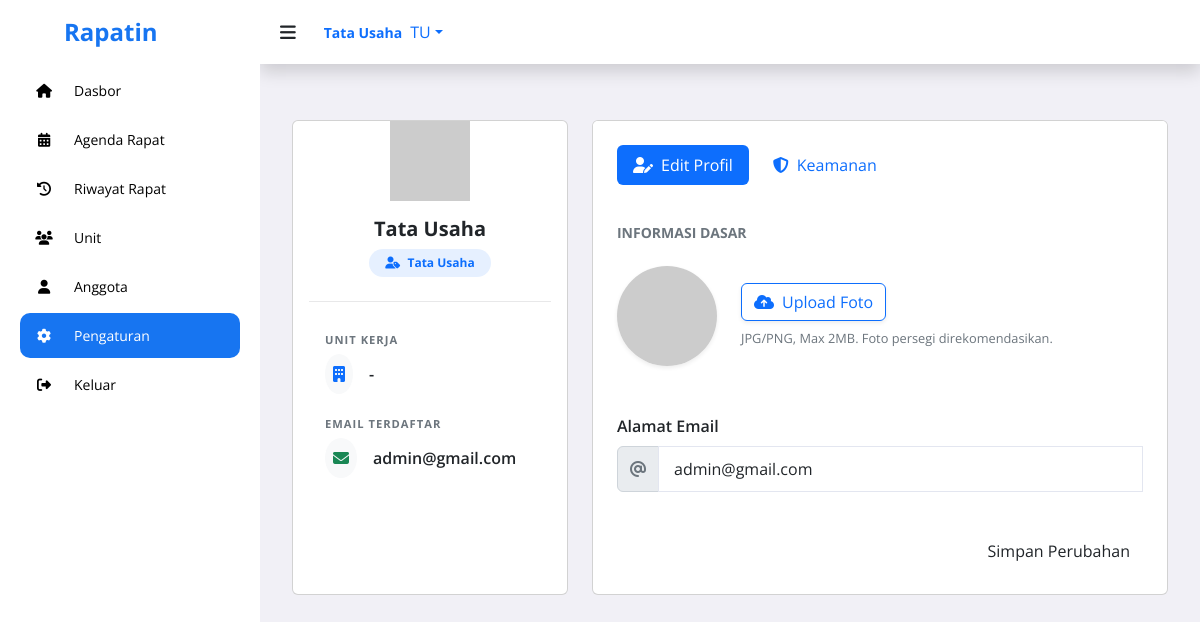
The app's page /admin/pengaturan.php (signed in) with its own data.
### tables this page shows
CREATE TABLE `users` (
  `id_user` int NOT NULL,
  `nim` varchar(20) NOT NULL,
  `nama_lengkap` varchar(255) NOT NULL,
  `email` varchar(255) NOT NULL,
  `password` varchar(255) NOT NULL,
  `role` enum('Ketua','Peserta','Admin') NOT NULL,
  `unit_id` int DEFAULT NULL,
  `profile_pic` varchar(255) DEFAULT NULL
);

### admin/pengaturan.php (the view, shortened to what this page needs)
<?php
include '../php/koneksi.php';
if (isset($_SESSION['id_user'])) {
    $user_id = $_SESSION['id_user'];
} else {
    header("Location: ../login/login.php");
    exit();
}
$id_user_login = $_SESSION['id_user'];
$sql_user_info = "SELECT nama_lengkap, profile_pic FROM users WHERE id_user = '$id_user_login'";
$q_user_info = mysqli_query($koneksi, $sql_user_info);
$d_user_info = mysqli_fetch_assoc($q_user_info);
$nama_user = $d_user_info['nama_lengkap'] ?? "Admin";
$foto_db   = $d_user_info['profile_pic'] ?? null;
$tampilkan_foto = false;
$words = explode(" ", $nama_user);
$initials = "";
if (count($words) >= 1) {
    $initials .= strtoupper(substr($words[0], 0, 1));
    if (count($words) > 1) {
        $initials .= strtoupper(substr(end($words), 0, 1));
    }
} else {
    $initials = "AD";
}
$sql_user = "SELECT u.*, o.nama_unit FROM users u LEFT JOIN unit o ON u.unit_id = o.id_unit
             WHERE u.id_user = ?";
$stmt_user = $koneksi->prepare($sql_user);
$stmt_user->bind_param("i", $user_id);
$stmt_user->execute();
$current_user = $stmt_user->get_result()->fetch_assoc();
$nama_user = $current_user['nama_lengkap'];
$file_foto = $current_user['profile_pic'];
$path_foto = "../assets/img/profile/" . $file_foto;
if (!empty($file_foto) && file_exists($path_foto)) {
    $profile_img_src = $path_foto;
} else {
    $profile_img_src = "https://ui-avatars.com/api/?name=" . urlencode($nama_user) . "&background=4e73df&color=fff&size=512&font-size=0.4&bold=true";
}
$active_tab = isset($_SESSION['active_tab']) ? $_SESSION['active_tab'] : 'profile';
?>
<!DOCTYPE html>
<html lang="en">
<head>
    <link rel="stylesheet" href="https://cdnjs.cloudflare.com/ajax/libs/font-awesome/6.4.0/css/all.min.css"/>
    <link rel="stylesheet" href="https://cdn.jsdelivr.net/npm/bootstrap@5.2.3/dist/css/bootstrap.min.css"/>
    <link rel="stylesheet" href="https://unpkg.com/aos@next/dist/aos.css" />
    <link rel="stylesheet" href="https://cdn.datatables.net/2.3.4/css/dataTables.bootstrap5.css"/>
    <link rel="stylesheet" href="../assets/admin.css" />
</head>
<body>
    <section id="sidebar">
      <a href="../index.html" data-aos="fade-down" class="logo ps-3"><i class="ps-5"></i> Rapatin</a>
      <ul class="side-menu" data-aos="fade-right">
        <li><a href="dashboard.php"><i class="fa-solid fa-home icon"></i> Dasbor</a></li>
        <li><a href="agenda.php"><i class="fa-solid fa-calendar-days icon"></i> Agenda Rapat</a></li>
        <li><a href="riwayat.php"><i class="fa-solid fa-clock-rotate-left icon"></i> Riwayat Rapat</a></li>
        <li><a href="unit.php"><i class="fa-solid fa-users icon"></i> Unit</a></li>
        <li><a href="manage_user.php"><i class="fa-solid fa-user icon"></i> Anggota</a></li>
        <li><a href="pengaturan.php" class="active"><i class="fa-solid fa-gear icon"></i> Pengaturan</a></li>
        <li><a href="logout.php"><i class="fa-solid fa-right-from-bracket icon"></i> Keluar</a></li>
      </ul>
    </section>
    <section id="content">
		<nav class="atas mb-4 shadow">
            <i data-aos="fade-right" class='fa-solid fa-bars toggle-sidebar'></i>
            <div class="d-flex align-items-center" data-aos="fade-left">
                <div class="dropdown">
                    <a href="#" class="d-flex align-items-center text-decoration-none dropdown-toggle hide-arrow" id="profileDropdown" data-bs-toggle="dropdown" aria-expanded="false">
                        <span class="me-2 d-none d-lg-inline text-gray-600 small fw-bold">
                            <?php echo $nama_user; ?>
                        </span>
                        <?php if ($tampilkan_foto): ?>
                            <img src="../assets/img/profile/<?= $foto_db; ?>"
                                 alt="Profile"
                                 class="rounded-circle object-fit-cover shadow-sm"
                                 style="width: 40px; height: 40px;">
                        <?php else: ?>
                            <div class="img-profile-initials">
                                <?php echo $initials; ?>
                            </div>
                        <?php endif; ?>
                    </a>
                </div>
            </div>
        </nav>
      <main>
        <div data-aos="fade-down" class="container-fluid py-2">
            <div class="row g-4">
                <div class="col-lg-4">
                    <div class="card card-custom text-center h-100">
                        <div class="card-body pt-0">
                            <div class="profile-pic-container">
                                <div class="profile-pic-wrapper">
                                    <img src="<?= $profile_img_src; ?>" id="sidebarProfilePic" alt="Profile">
                                </div>
                            </div>
                            <h5 class="fw-bold mt-3 text-dark"><?= htmlspecialchars($current_user['nama_lengkap']); ?></h5>
                            <div class="d-flex justify-content-center align-items-center gap-2 mb-3">
                                <span class="badge bg-primary bg-opacity-10 text-primary px-3 py-2 rounded-pill">
                                    <i class="fa-solid fa-user-tag me-1"></i>
                                    <?= ($current_user['role'] == 'Admin') ? 'Tata Usaha' : $current_user['role']; ?>
                                </span>
                            </div>
                            <hr class="my-4" style="opacity: 0.1;">
                            <div class="row text-start px-3">
                                <div class="col-12 mb-3">
                                    <small class="text-muted text-uppercase fw-bold" style="font-size: 0.7rem; letter-spacing: 1px;">Unit Kerja</small>
                                    <div class="d-flex align-items-center mt-1">
                                        <div class="bg-light rounded-circle p-2 me-3 text-primary">
                                            <i class="fa-solid fa-building"></i>
                                        </div>
                                        <span class="fw-semibold text-dark"><?= htmlspecialchars($current_user['nama_unit'] ?? '-'); ?></span>
                                    </div>
                                </div>
                                <div class="col-12">
                                    <small class="text-muted text-uppercase fw-bold" style="font-size: 0.7rem; letter-spacing: 1px;">Email Terdaftar</small>
                                    <div class="d-flex align-items-center mt-1">
                                        <div class="bg-light rounded-circle p-2 me-3 text-success">
                                            <i class="fa-solid fa-envelope"></i>
                                        </div>
                                        <span class="fw-semibold text-dark text-truncate"><?= htmlspecialchars($current_user['email']); ?></span>
                                    </div>
                                </div>
                            </div>
                        </div>
                    </div>
                </div>
                <div class="col-lg-8">
                    <div class="card card-custom h-100">
                        <div class="card-header bg-white border-0 py-4 px-4">
                            <ul class="nav nav-pills" id="settingTabs" role="tablist">
                                <li class="nav-item me-2">
                                    <button class="nav-link <?= $active_tab == 'profile' ? 'active' : ''; ?>" id="profile-tab" data-bs-toggle="tab" data-bs-target="#profile" type="button" role="tab">
                                        <i class="fa-solid fa-user-pen me-2"></i>Edit Profil
                                    </button>
                                </li>
                                <li class="nav-item">
                                    <button class="nav-link <?= $active_tab == 'password' ? 'active' : ''; ?>" id="password-tab" data-bs-toggle="tab" data-bs-target="#password" type="button" role="tab">
                                        <i class="fa-solid fa-shield-halved me-2"></i>Keamanan
                                    </button>
                                </li>
                            </ul>
                        </div>
                        <div class="card-body px-4 pb-4">
                            <div class="tab-content" id="settingTabsContent">
                                <div class="tab-pane fade <?= $active_tab == 'profile' ? 'show active' : ''; ?>" id="profile" role="tabpanel">
                                    <form action="" method="POST" enctype="multipart/form-data" class="needs-validation" id="formProfil" novalidate>
                                        <h6 class="text-uppercase text-muted small fw-bold mb-4">Informasi Dasar</h6>
                                        <div class="row align-items-center mb-5">
                                            <div class="col-auto">
                                                <div class="position-relative" style="width: 100px; height: 100px;">
                                                    <img src="<?= $profile_img_src; ?>" id="previewImg" class="rounded-circle w-100 h-100 shadow-sm object-fit-cover" alt="Preview">
                                                </div>
                                            </div>
                                            <div class="col">
                                                <label for="foto" class="btn btn-outline-primary btn-upload mb-2 shadow-sm">
                                                    <i class="fa-solid fa-cloud-arrow-up me-2"></i>Upload Foto
                                                </label>
                                                <div class="text-muted small" style="font-size: 0.8rem;">
                                                    JPG/PNG, Max 2MB. Foto persegi direkomendasikan.
                                                </div>
                                            </div>
                                        </div>
                                        <div class="mb-4">
                                            <label class="form-label fw-semibold text-dark">Alamat Email</label>
                                            <div class="input-group">
                                                <span class="input-group-text"><i class="fa-solid fa-at text-muted"></i></span>
                                                <input type="email" class="form-control" name="email" value="<?= htmlspecialchars($current_user['email']); ?>" required placeholder="contoh@email.com">
                                            </div>
                                        </div>
                                        <div class="d-flex justify-content-end pt-3">
                                            <button type="submit" name="update_profil" class="btn btn-custom-primary">
                                                Simpan Perubahan
                                            </button>
                                        </div>
                                    </form>
                                </div>
                            </div>
                        </div>
                    </div>
                </div>
            </div>
        </div>
      </main>
    </section>
</body>
</html>

### assets/admin.css (style rules this page uses)
* { font-family: 'Open Sans', sans-serif; margin: 0; padding: 0; box-sizing: border-box; }
:root { --abu: #F1F0F6; --putih: #fff; --hitam: #000; --biru: #1775F1; }
html { overflow-x: hidden; }
body { background: var(--abu); overflow-x: hidden; }
a { text-decoration: none; }
li { list-style: none; }
#sidebar { position: fixed; max-width: 260px; width: 100%; background: var(--putih); top: 0; left: 0; height: 100%; overflow-y: auto; scrollbar-width: none; transition: all .3s ease; z-index: 200; }
#sidebar .logo { font-size: 24px; display: flex; align-items: center; height: 64px; font-weight: 700; color: var(--biru); position: sticky; top: 0; left: 0; z-index: 100; background: var(--putih); transition: all .3s ease; padding: 0 6px; }
#sidebar .icon { min-width: 48px; display: flex; justify-content: center; align-items: center; margin-right: 6px; }
#sidebar .side-menu { padding: 0 20px; transition: all .3s ease; }
#sidebar .side-menu a { display: flex; align-items: center; font-size: 14px; color: var(--hitam); padding: 12px 16px 12px 0; transition: all .3s ease; border-radius: 10px; margin: 4px 0; white-space: nowrap; }
#sidebar .side-menu > li > a.active, #sidebar .side-menu > li > a.active:hover { background: var(--biru); color: var(--putih); }
#content { position: relative; width: calc(100% - 260px); left: 260px; transition: all .3s ease; }
.atas { background: var(--putih); height: 64px; padding: 0 20px; display: flex; align-items: center; grid-gap: 28px; position: sticky; top: 0; left: 0; z-index: 100; }
nav .toggle-sidebar { font-size: 18px; cursor: pointer; }
main { width: 100%; padding: 24px 20px 20px 20px; }

### admin/pengaturan.php (style rules this page uses)
.form-control { border-radius: 10px; padding: 10px 15px; border: 1px solid #e3e6f0; }

### records on screen
users: nama_lengkap "Tata Usaha", nama_lengkap "TU", email "admin@gmail.com"

### other values on screen
$current_user['nama_unit'] "-"
